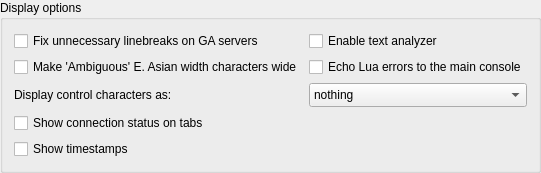
        <widget class="QGroupBox" name="groupBox_displayOptions">
         <property name="title">
          <string>Display options</string>
         </property>
         <layout class="QGridLayout" name="gridLayout_groupBox_displayOptions">
          <item row="0" column="0">
           <widget class="QCheckBox" name="checkBox_USE_IRE_DRIVER_BUGFIX">
            <property name="toolTip">
             <string>&lt;p&gt;Some games (notably all IRE MUDs) suffer from a bug where they don't properly communicate with the client on where a newline should be. Enable this to fix text from getting appended to the previous prompt line.&lt;/p&gt;</string>
            </property>
            <property name="accessibleDescription">
             <string>Some games (notably all IRE MUDs) suffer from a bug where they don't properly communicate with the client on where a newline should be. Enable this to fix text from getting appended to the previous prompt line.</string>
            </property>
            <property name="text">
             <string>Fix unnecessary linebreaks on GA servers</string>
            </property>
           </widget>
          </item>
          <item row="0" column="1">
           <widget class="QCheckBox" name="checkBox_enableTextAnalyzer">
            <property name="text">
             <string>Enable text analyzer</string>
            </property>
           </widget>
          </item>
          <item row="1" column="0">
           <widget class="QCheckBox" name="checkBox_useWideAmbiguousEastAsianGlyphs">
            <property name="text">
             <string>Make 'Ambiguous' E. Asian width characters wide</string>
            </property>
            <property name="tristate">
             <bool>true</bool>
            </property>
           </widget>
          </item>
          <item row="1" column="1">
           <widget class="QCheckBox" name="checkBox_echoLuaErrors">
            <property name="toolTip">
             <string>&lt;p&gt;Prints Lua errors to the main console in addition to the error tab in the editor.&lt;/p&gt;</string>
            </property>
            <property name="accessibleDescription">
             <string>Prints Lua errors to the main console in addition to the error tab in the editor.</string>
            </property>
            <property name="text">
             <string>Echo Lua errors to the main console</string>
            </property>
           </widget>
          </item>
          <item row="2" column="0">
           <widget class="QLabel" name="label_controlCharacterHandling">
            <property name="text">
             <string>Display control characters as:</string>
            </property>
            <property name="buddy">
             <cstring>comboBox_controlCharacterHandling</cstring>
            </property>
           </widget>
          </item>
          <item row="2" column="1">
           <widget class="QComboBox" name="comboBox_controlCharacterHandling">
            <property name="currentIndex">
             <number>0</number>
            </property>
            <property name="sizeAdjustPolicy">
             <enum>QComboBox::SizeAdjustPolicy::AdjustToMinimumContentsLengthWithIcon</enum>
            </property>
            <item>
             <property name="text">
              <string>nothing</string>
             </property>
            </item>
            <item>
             <property name="text">
              <string>Unicode Control Pictures</string>
             </property>
            </item>
            <item>
             <property name="text">
              <string>CP437 (OEM Font)- like</string>
             </property>
            </item>
           </widget>
          </item>
          <item row="3" column="0" colspan="2">
           <widget class="QCheckBox" name="checkBox_showTabConnectionIndicators">
            <property name="toolTip">
             <string>Display whenever a tab is connected or a disconnected</string>
            </property>
            <property name="text">
             <string>Show connection status on tabs</string>
            </property>
           </widget>
          </item>
          <item row="4" column="0" colspan="2">
           <widget class="QCheckBox" name="checkBox_showTimeStamps">
            <property name="toolTip">
             <string extracomment="Tooltip of the profile preference that shows the time each line arrived at the start of every line in the main window. &quot;Toggle time stamps&quot; must match the translation of that button's tooltip">&lt;p&gt;Shows the time each line arrived at the start of every line in the main window. This is the same setting as the main window's &quot;Toggle time stamps&quot; button.&lt;/p&gt;</string>
            </property>
            <property name="accessibleDescription">
             <string extracomment="Accessibility-friendly description of the profile preference that shows the time each line arrived at the start of every line in the main window. &quot;Toggle time stamps&quot; must match the translation of that button's tooltip">Shows the time each line arrived at the start of every line in the main window. This is the same setting as the main window's &quot;Toggle time stamps&quot; button.</string>
            </property>
            <property name="text">
             <string extracomment="Label of the profile preference that shows the time each line arrived at the start of every line in the main window">Show timestamps</string>
            </property>
           </widget>
          </item>
         </layout>
        </widget>
